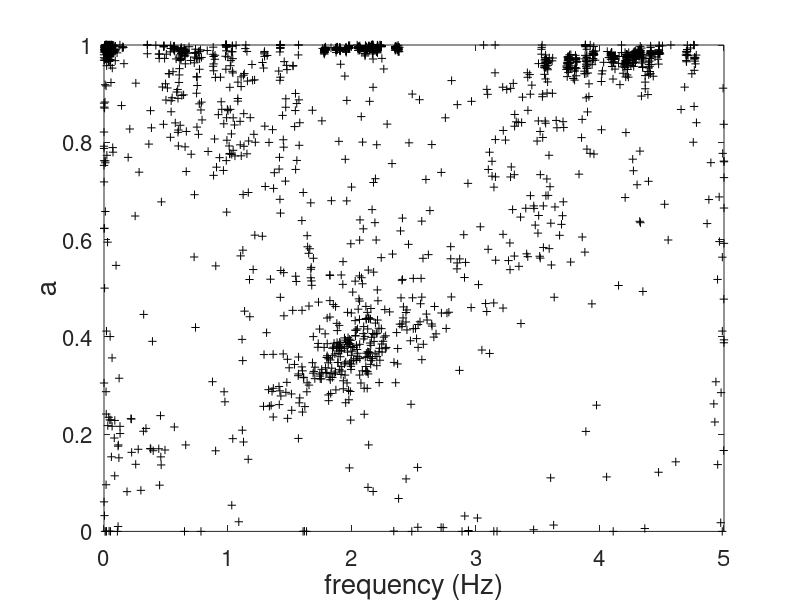

Here is the MATLAB script that generated this plot: (Note: this script raises an error after producing the figure.)
load('osc_summary.mat')

figure
plot(freq(a>0),a(a>0),'k+');
set(gca,'FontSize',16);
xlabel('frequency (Hz)','FontSize',20);
ylabel('a','FontSize',20);

figure
histogram((a_brain(a_brain>0)),0:.01:1)
set(gca,'FontSize',16);
xlabel('a','FontSize',20);
ylabel('count','FontSize',20);

figure
histogram((a_pulse(a_pulse>0)),0:.01:1)
set(gca,'FontSize',16);
xlabel('a','FontSize',20);
ylabel('count','FontSize',20);

figure
histogram((a_mirror(a_mirror>0)),0:.01:1)
set(gca,'FontSize',16);
xlabel('a','FontSize',20);
ylabel('count','FontSize',20);
